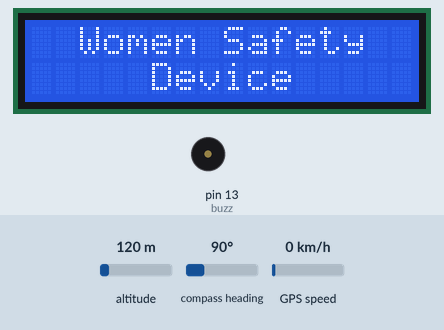
A sketch run on a simulated Arduino Uno, built with avr-gcc and run on an emulated ATmega328P. On the bench: 16×2 character LCD, buzzer (waves = sounding, pin HIGH). Inputs (shaded band) come from the test bench; at power-on: altitude 120 m, compass heading 90°, GPS speed 0 km/h. The GPS gets a fix after 3 s at 37.7749, -122.4194 with 8 satellites; what the sketch prints to the serial monitor is not drawn.

Above: at 0.1 s.
At 1.2 s:
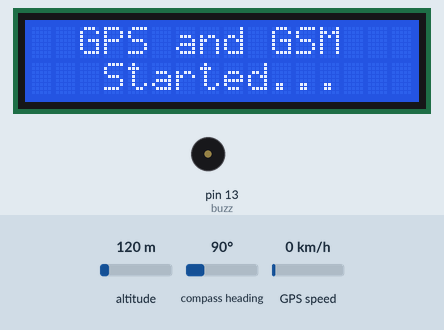
At 1.7 s:
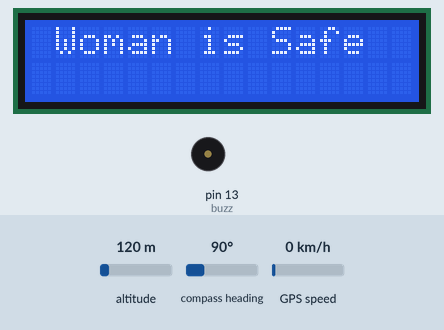

The sketch:

women_smass.ino
```cpp
#include <TinyGPS.h>
#include <SoftwareSerial.h>
#include <LiquidCrystal.h>

//Creates new instance for SIM900D Module
SoftwareSerial SIM900(7, 8);

//Creates a new instance of the TinyGPS object for GPS Module
TinyGPS gps;

int buzz = 13, inPin = 7;
bool newData = false;
const int rs = 12, en = 11, d4 = 5, d5 = 4, d6 = 3, d7 = 2;

//Creates a new instance of the Liquid Crystal LCD Display
LiquidCrystal lcd(rs, en, d4, d5, d6, d7);

void setup()
{
  // set up the LCD's number of columns and rows:
  lcd.begin(16, 2);
  lcd.clear();

  //Buzzer pin initialization
  pinMode(buzz, OUTPUT);

  //Switch pin initialization
  pinMode(inPin, INPUT);

  //LCD initial display
  lcd.setCursor(2,0);
  lcd.print("Women Safety");
  lcd.setCursor(5,1);
  lcd.print("Device");
  delay(1000);
  lcd.clear();
  lcd.setCursor(4,0);
  lcd.print("Starting");
  lcd.setCursor(3,1);
  lcd.print("GPS + GSM");

  //GSM Initializing
  Serial.begin(9600);
  SIM900.begin(9600);

  //GPS Initializing
  while (Serial.available())
  {
    char c = Serial.read();
    Serial.print(c);
    if (gps.encode(c))
      newData = true;
  }

  lcd.clear();
  lcd.setCursor(2,0);
  lcd.print("GPS and GSM");
  lcd.setCursor(3,1);
  lcd.print("Started...");
  delay(500);
  lcd.clear();
}

void loop()
{
  bool val = digitalRead(inPin);

  if(!val){
    lcd.clear();
    lcd.setCursor(1,0);
    lcd.print("Woman NOT Safe");

    // Buzzer Tone and setting
    tone(buzz, 1000);

    //Running main program
    if(newData){
      float flat, flon;
      unsigned long age;
      gps.f_get_position(&flat, &flon, &age);
      SIM900.print("AT+CMGF=1\r");  //Sets the GSM Module in Text Mode
      delay(100);
      SIM900.println("AT + CMGS = \"+91XXXXXXXXXX\"");    // recipient's mobile number with country code
      delay(100);
      SIM900.print("Latitude = ");
      SIM900.print(flat == TinyGPS::GPS_INVALID_F_ANGLE ? 0.0 : flat, 6);
      SIM900.print(" Longitude = ");
      SIM900.print(flon == TinyGPS::GPS_INVALID_F_ANGLE ? 0.0 : flon, 6);
      delay(100);
      SIM900.print("\rI am in Danger!!");
      SIM900.print("\rPlease help me.\r");
      String SMS ="Google MAP link: https://www.google.com/maps/@"+String(flat)+","+String(flon)+",17z";
      SIM900.println(SMS);
      delay(100);
      SIM900.println((char)26); // End AT command with a ^Z, ASCII code 26
      delay(1000);
    }
    noTone(buzz);
  }
  else{
    lcd.clear();
    lcd.setCursor(1,0);
    lcd.print("Woman is Safe");
    delay(200);
  }
}
```

Measured:
- what the display in image 1 shows lasts 0.5 s, from 1.1 s to 1.6 s
